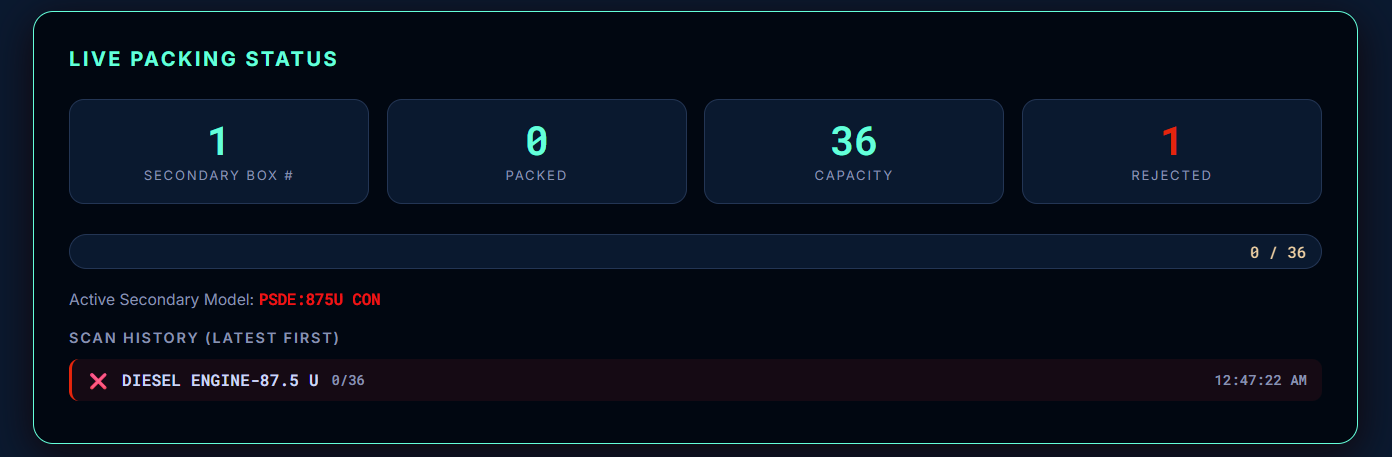
#> input picture Live Packing Status.png, 1392 x 457 px; its folder holds only this picture in this run
$ python -i secondary.py   (imports and definitions only)
#> lines starting #> are read from the running program, lines starting #| are printed output that depends on the picture
import easyocr
import cv2
import re
import json
import numpy as np

# Initialize EasyOCR reader once globally
# [1 line that did not run here, left out]

# ─────────────────────────────────────────────────────────────
#  OCR POST-PROCESSING — cleans common EasyOCR noise
# ─────────────────────────────────────────────────────────────
# [14 lines left out: function clean_ocr, not called in this run]


def preprocess_image(image_path: str):
    """Load and preprocess image for EasyOCR — scale to 1600px + CLAHE."""
#> called with image_path = 'Live Packing Status.png'
    img = cv2.imread(image_path)
#> img is the input picture: shape (457, 1392, 3); mean B, G, R 30.4, 16.9, 8.6
    if img is None:
        return None
    h, w = img.shape[:2]
#> h = 457; w = 1392
    if max(h, w) < 1600:
        scale = 1600.0 / max(h, w)
#> scale = 1.15
        img = cv2.resize(img, (int(w * scale), int(h * scale)), interpolation=cv2.INTER_CUBIC)
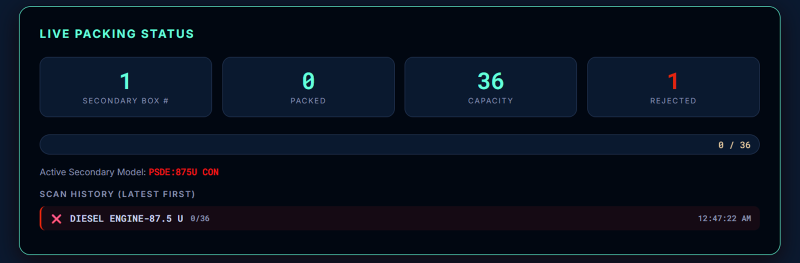
#> img: shape (525, 1600, 3) (shown at 1/2 size); mean B, G, R 30.4, 16.9, 8.7
    elif max(h, w) > 2400:
        scale = 2400.0 / max(h, w)
        img = cv2.resize(img, (int(w * scale), int(h * scale)), interpolation=cv2.INTER_LANCZOS4)
    gray = cv2.cvtColor(img, cv2.COLOR_BGR2GRAY)
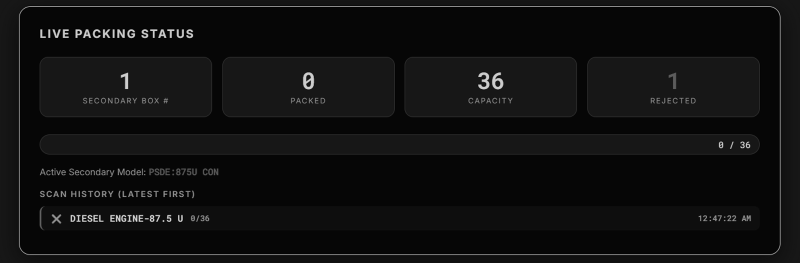
#> gray: shape (525, 1600) (shown at 1/2 size); min 0, max 252, mean 15.8
    clahe = cv2.createCLAHE(clipLimit=3.0, tileGridSize=(8, 8))
    gray = clahe.apply(gray)
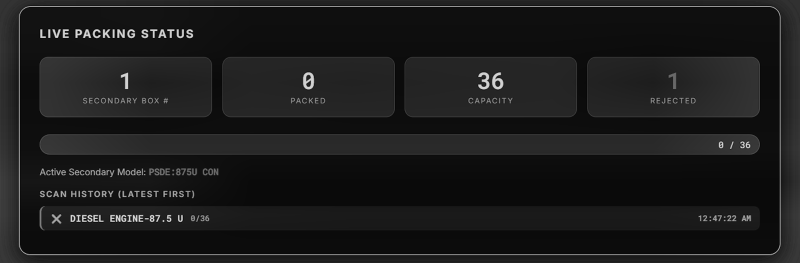
#> gray: shape (525, 1600) (shown at 1/2 size); min 1, max 253, mean 27.3
    gray = cv2.bilateralFilter(gray, 9, 75, 75)
    img = cv2.cvtColor(gray, cv2.COLOR_GRAY2BGR)
    return img


# [118 lines left out: function extract_secondary, not called in this run]

>>> result = preprocess_image('Live Packing Status.png')

$ run again, on Scan & Verify Interface.png
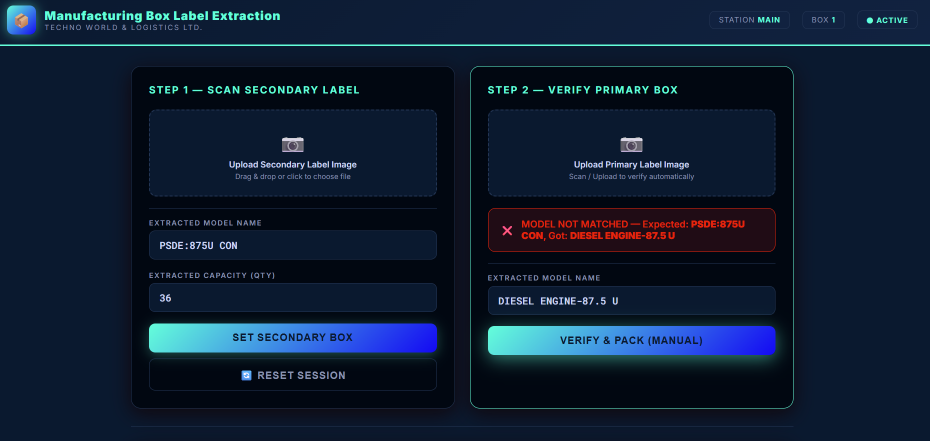
#> input picture Scan & Verify Interface.png, 1860 x 882 px (shown at 1/2 size)
#> in preprocess_image, img is the input picture: shape (882, 1860, 3); mean B, G, R 49.5, 29, 14.5
#> in preprocess_image, `gray = cv2.cvtColor(img, cv2.COLOR_BGR2GRAY)`:
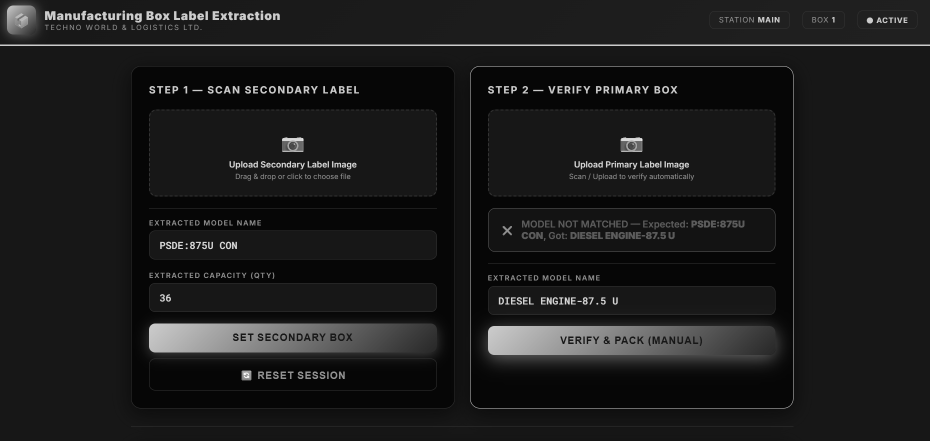
#> gray: shape (882, 1860) (shown at 1/2 size); min 6, max 246, mean 26.9
#> in preprocess_image, `gray = clahe.apply(gray)`:
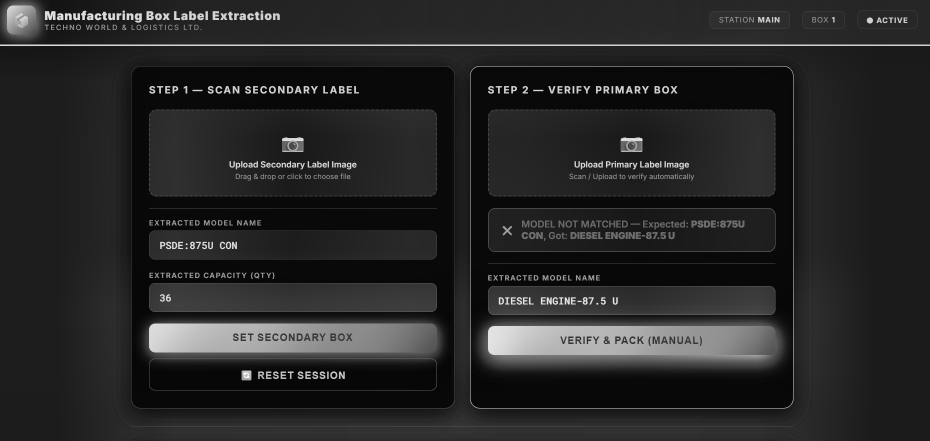
#> gray: shape (882, 1860) (shown at 1/2 size); min 6, max 251, mean 38.9
